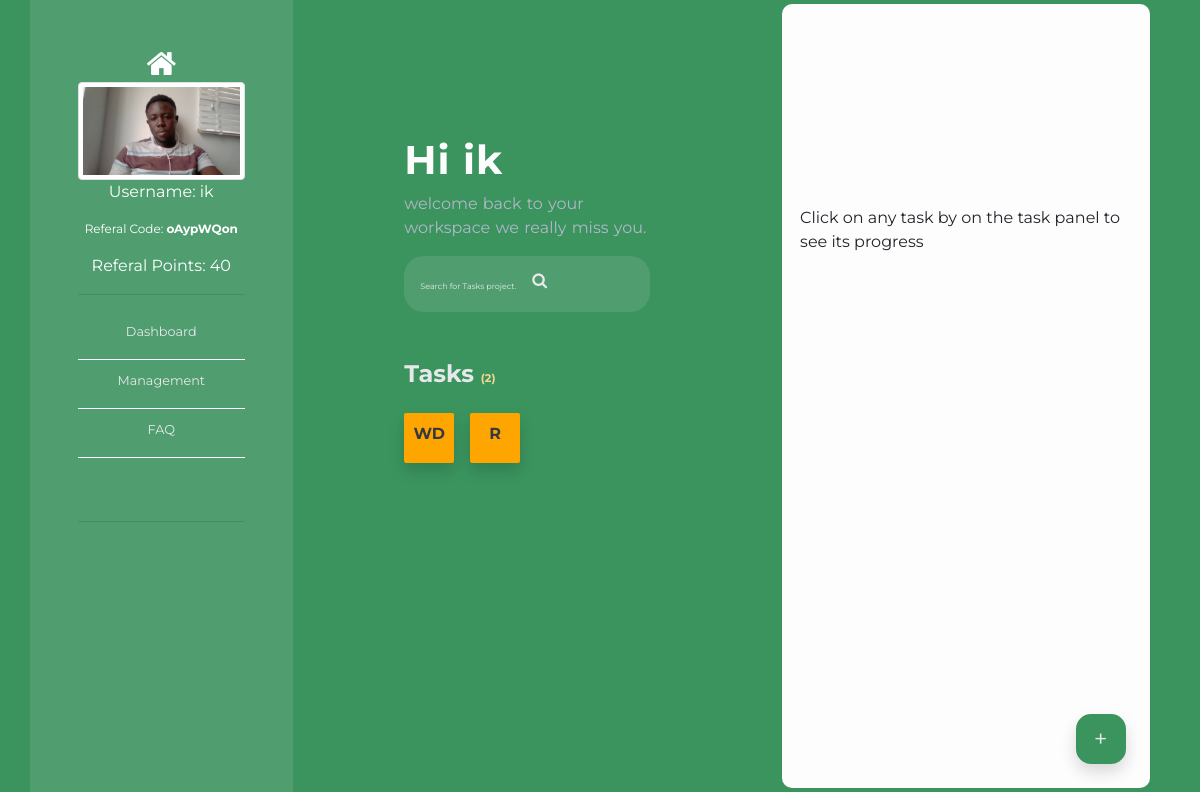
Page /dashboard/ (signed in) on the committed database.
### Accounts/models.py (models this page shows, shortened)
class CustomUser(AbstractUser):
	is_active=models.BooleanField(default=True)
	address = models.CharField(max_length=150, default="lagos")
	phone = models.CharField(max_length=150, default="08000012345")
	referal_code= models.CharField(null=True, blank=True, max_length=50)
	referal_point =models.PositiveIntegerField(default=0)
	reward = MoneyField(decimal_places=2, max_digits=8,default_currency="NGN",default=0.00)
	profile_picture = models.ImageField( upload_to="profile", default="profile/logo.png")

### Jobs/models.py (models this page shows, shortened)
class Order(models.Model):
    title = models.CharField(max_length=50)
    name = models.CharField( max_length=50)
    abbr = models.CharField(max_length=50, default="abc")
    category = models.CharField( max_length=50)
    sub_cat = models.CharField( max_length=50)
    deadlines =models.CharField( max_length=50)
    total = MoneyField(decimal_places=2, max_digits=8,default_currency="NGN",default=0.00)
    email = models.EmailField( max_length=254)
    phone = models.CharField(max_length=50)
    reference = models.CharField( max_length=50)
    description = RichTextField(null=True)
    user_id  = models.IntegerField(default=0,null=True)
    status = models.IntegerField(default=1)

### home/views.py (the view)
# urls.py: path("dashboard/", views.dashboard, name="dashboard"),
@login_required(login_url='/account/login')
def dashboard(request):
    if request.user.is_staff == True:
        return redirect("admin_page")
    template = "home/dashboard.html"
    jobs = jo.Order.objects.filter(user_id=request.user.id)
    acronyms = ["".join([leter[0] for leter in job.title.split(" ")])
                for job in jobs]
    counter = jo.Order.objects.filter(user_id=request.user.id).count()
    category = Acct.Categories.objects.all()
    context = {
        "jobs": jobs,
        "acronyms": acronyms,
        "counter": counter,
        "category": category,
    }
    return render(request, template, context)

### templates/home/dashboard.html (shortened to what this page needs)
{% load static %}
{% load crispy_forms_tags %}
<!doctype html>
<html lang="en">
  <head>
    <link rel="stylesheet" href="https://stackpath.bootstrapcdn.com/bootstrap/4.3.1/css/bootstrap.min.css">
    <link rel="stylesheet" href="https://stackpath.bootstrapcdn.com/font-awesome/4.7.0/css/font-awesome.min.css">
    <link rel="stylesheet" href="{% static 'css/dash.css' %}">
  </head>
  <body style="height: 100%;">
    <div class="area">
      <div class="container-fluid">
        <div class="container">
          <div class="row">
            <div class="col-md-3">
              <div class="sidenav col-md-12 d-flex flex-column align-items-center p-lg-5" style="height: 100vh; background:#E7E8EB20;">
                <div class="prof-img ">
                  <div class="d-flex justify-content-center">
                    <a class="text-white" href="{% url 'index' %}"><i style="font-size: 2em" class="fa fa-home" aria-hidden="true"></i></a>
                  </div>
                  <img class="img-fluid img-thumbnail" src="{{request.user.profile_picture.url}}" alt="" srcset="">
                  <p class="text-center text-white">Username: {{request.user.username}}</p>
                  <p style="font-size: 0.75rem" class="text-center text-white">Referal Code: <b>{{request.user.referal_code}}</b> </p>
                  <p class="text-center text-white">Referal Points: {{request.user.referal_point}} </p>
                  <hr class="">
                </div>
                <div class="panels" style="width:100%; height: 30%; border-bottom: 1px solid rgba(17, 17, 19, 0.125)">
                  <div class="text-center das pt-2 pb-3" style=" border-bottom: 1px solid white;">
                    <li><a href="javascript:void(0)" onclick="window.location.reload();">Dashboard</a></li>
                  </div>
                  <div class="text-center das pt-2 pb-3" style=" border-bottom: 1px solid white;">
                      <li><a href="javascript:void(0)" onclick="settings({{request.user.id}})">Management</a></li>
                  </div>
                  <div class="text-center das pt-2 pb-3" style=" border-bottom: 1px solid white;">
                      <li><a href="#dashboard">FAQ</a></li>
                  </div>
                </div>
                </div>
            </div>
            <div class="col-md-9" id="main-areas">
              <div class="row">
                <div class="col-md-6 me mt-4">
              <div class=" d-flex flex-column contains align-items-start pt-lg-x">
                <div class="segment">
                  <div class="name pt-5 pt-lg-0">
                    <h3 >Hi {{request.user.username}} </h3>
                  </div>
                  <div class="p">
                      <p > welcome back to your workspace we really miss you.</p>
                  </div>
                  <div class="">
                      <div class="input-group position-relative p-lg-2 search">
                            <input class="p-2 phones" type="text" placeholder="Search for Tasks project..." name="project" id="project">
                          <i class="fa fa-search pt-2 pr-2 pl-2"></i>
                      </div>
                  </div>
                  <div class="proj-icon pt-2  pt-lg-5">
                    <h4 >Tasks <span><small>({{counter}})</small></span></h4>
                    <div class=" boxes d-flex flex-wrap justify-content-evenly">
                      {% for job in jobs %}
                      {% with index=forloop.counter %}
                        <div class="shadow box d-flex justify-content-center align-items-center"><h6><a class="text-dark" href="javascript:void(0)" onclick="load_content('{{job.reference}}')">{{job.abbr}}</a></h6></div>
                        {% endwith%}
                      {% endfor %}
                    </div>
                  </div>
                </div>
              </div>
              </div>
              <div class="col-md-6 tasks">
                  <div class="white-back d-flex flex-column align-items-start justify-content-start pt-5 loading">
                  <div class="segment2 d-flex justify-content-center align-items-center" style="height: 100%;">
                    Click on any task by on the task panel to see its progress
                  </div>
                  <div class="d-flex justify-content-end align-items-end p-4" style="width: 100%; height: 100%;">
                  <a style="background: transparent;border: none;" href="{% url 'jobCreate' %}"><button class="shadow add-button" >+</button></a>
                  </div>
                  </div>
                  </div>
              </div>
            </div>
          </div>
      </div>
      </div>
    </div>
  </body>
</html>

### assets/css/dash.css (style rules this page uses)
body { font-family: 'Montserrat', sans-serif; min-width: 300px; }
.tasks { height:100%; width:100%; margin: auto; }
.me { height: 100%; width: 100%; }
.contains { height: 100%; }
.name h3 { color: #FDFDFE; font-size: 2.5rem; letter-spacing: 1px; font-weight: bold; }
.segment { max-width: 60%; margin: 0 auto; }
.segment2 { max-width: 100%; margin: 0 auto; width: 90%; }
.p p { color:rgb(177, 183, 201); word-spacing: 1px; }
.sidenav { display: none !important; }
@media only screen and (min-width:1200px) { .container { max-width: 1920px; } }
@media only screen and (min-width:1200px) { .sidenav { display: block !important; } }
@media only screen and (min-width:1200px) { .tasks { height: 100vh; } }
.phones { width: 60%; border: 0px; background: transparent; }
.search { background-color: #E7E8EB20; border-radius: 20px; width: 100%; }
.search i { color: #E7E8EB; font-size:1.5rem }
.search input { width: 75%; }
.search input::placeholder { color: #E7E8EB; font-size: 0.8rem; }
.proj-icon h4, .proj-icon small, .proj-icon h6 { color: #E7E8EB; font-weight: bold; }
.proj-icon small { color: rgb(243, 213, 149); font-size: 0.7rem; }
.box { background-color: orange; width: 50px; height: 50px; margin: 1rem 1rem 0 0; border-radius: 2px; }
.white-back { background-color:#FDFDFE ; width: 90%; margin: 1% auto; height: 98%; border-radius: 10px; }
.add-button { background-color: #3B945E; width: 50px; height: 50px; border: 0; border-radius: 15px; color: #E7E8EB; font-size: 1.5rem; }
.das a { color: #E7E8EB; }
.das li { list-style: none; }
.area { background: #3B945E; width: 100%; height:100%; }
@media (min-width:768px) { .search input { width: 7rem; } }
@media (min-width:768px) { .search input::placeholder { color: #E7E8EB; font-size: 0.5rem; } }
@media (min-width:768px) { .search i { color: #E7E8EB; font-size:1rem; } }
@media (min-width:768px) { .pt-lg-x { padding-top: 7rem !important; } }
@media (min-width:768px) { .sidenav { display: block !important; } }
@media (min-width:768px) { .panels a { font-size:0.8rem; } }

### rows in the picture
CustomUser: user.profile_picture (picture), user.username "ik", user.referal_code "oAypWQon", user.referal_point "40"
Order: abbr "WD"
Order: abbr "R"

### other values in the picture
{{ counter }} "2"
